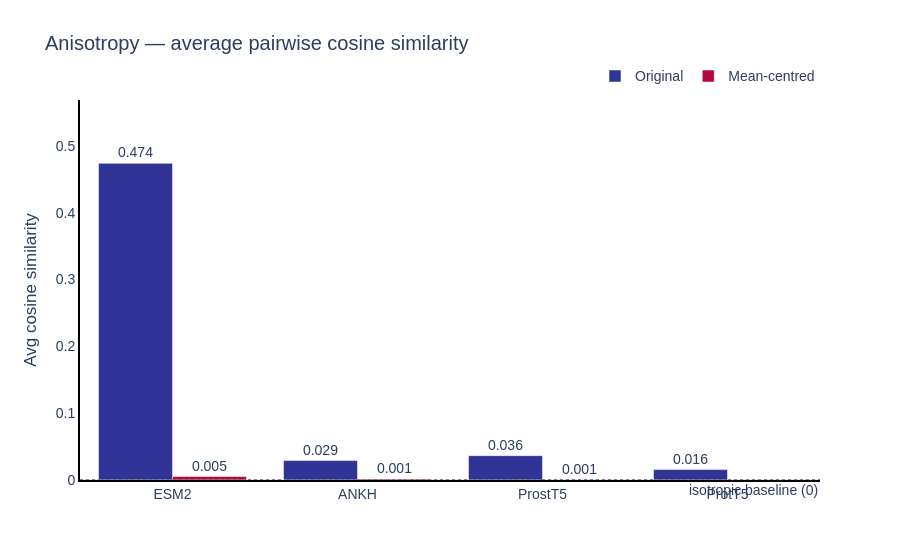

Notebook code for this chart:
### Code cell
df_aniso = aniso.data["summary"]

# Build long-form df: original + MC where available
df_orig = df_aniso[["Embedding", "AvgPairwiseCosineSim"]].copy()
df_orig["Type"] = "Original"
df_orig = df_orig.rename(columns={"AvgPairwiseCosineSim": "Score"})

df_mc = df_aniso[["Embedding", "AvgPairwiseCosineSim_MC"]].dropna(subset=["AvgPairwiseCosineSim_MC"]).copy()
df_mc["Type"] = "Mean-centred"
df_mc = df_mc.rename(columns={"AvgPairwiseCosineSim_MC": "Score"})

df_plot = pd.concat([df_orig, df_mc], ignore_index=True)
type_colors = {"Original": "#303496", "Mean-centred": "#B4063D"}

fig = px.bar(
    df_plot, x="Embedding", y="Score", color="Type", barmode="group",
    text=df_plot["Score"].map("{:.3f}".format),
    title="Anisotropy — average pairwise cosine similarity",
    labels={"Score": "Avg cosine similarity", "Embedding": "", "Type": ""},
    template="plotly_white",
    color_discrete_map=type_colors,
)
fig.update_traces(textposition="outside")
fig.update_layout(
    yaxis=dict(range=[0, df_plot["Score"].max() * 1.2]),
    font=dict(family="Arial", size=14),
    legend=dict(orientation="h", yanchor="bottom", y=1.02, xanchor="right", x=1),
)
fig.add_hline(y=0, line_dash="dot", line_color="grey",
              annotation_text="isotropic baseline (0)", annotation_position="bottom right")
fig.update_xaxes(showline=True, linecolor="black", linewidth=2, showgrid=False)
fig.update_yaxes(showline=True, linecolor="black", linewidth=2, showgrid=False)
fig.show()

### Figure 1 — Plotly figure (JSON) as saved in the notebook; plotly's stock layout.template omitted (floating-point values rounded to 4 significant figures)
{"data": [{"alignmentgroup": "True", "hovertemplate": "=%{x}<br>Avg cosine similarity=%{y}<br>text=%{text}<extra></extra>", "legendgroup": "Original", "marker": {"color": "#303496", "pattern": {"shape": ""}}, "name": "Original", "offsetgroup": "Original", "orientation": "v", "showlegend": true, "text": ["0.474", "0.029", "0.036", "0.016"], "textposition": "outside", "type": "bar", "x": ["ESM2", "ANKH", "ProstT5", "ProtT5"], "xaxis": "x", "y": [0.474, 0.0291, 0.03645, 0.01558], "yaxis": "y"}, {"alignmentgroup": "True", "hovertemplate": "=%{x}<br>Avg cosine similarity=%{y}<br>text=%{text}<extra></extra>", "legendgroup": "Mean-centred", "marker": {"color": "#B4063D", "pattern": {"shape": ""}}, "name": "Mean-centred", "offsetgroup": "Mean-centred", "orientation": "v", "showlegend": true, "text": ["0.005", "0.001", "0.001"], "textposition": "outside", "type": "bar", "x": ["ESM2", "ANKH", "ProstT5"], "xaxis": "x", "y": [0.005137, 0.001347, 0.0005526], "yaxis": "y"}], "layout": {"annotations": [{"showarrow": false, "text": "isotropic baseline (0)", "x": 1, "xanchor": "right", "xref": "x domain", "y": 0, "yanchor": "top", "yref": "y"}], "barmode": "group", "font": {"family": "Arial", "size": 14}, "legend": {"orientation": "h", "title": {"text": ""}, "tracegroupgap": 0, "x": 1, "xanchor": "right", "y": 1.02, "yanchor": "bottom"}, "shapes": [{"line": {"color": "grey", "dash": "dot"}, "type": "line", "x0": 0, "x1": 1, "xref": "x domain", "y0": 0, "y1": 0, "yref": "y"}], "title": {"text": "Anisotropy — average pairwise cosine similarity"}, "xaxis": {"anchor": "y", "domain": [0, 1], "linecolor": "black", "linewidth": 2, "showgrid": false, "showline": true, "title": {"text": ""}}, "yaxis": {"anchor": "x", "domain": [0, 1], "linecolor": "black", "linewidth": 2, "range": [0, 0.5688], "showgrid": false, "showline": true, "title": {"text": "Avg cosine similarity"}}}}
